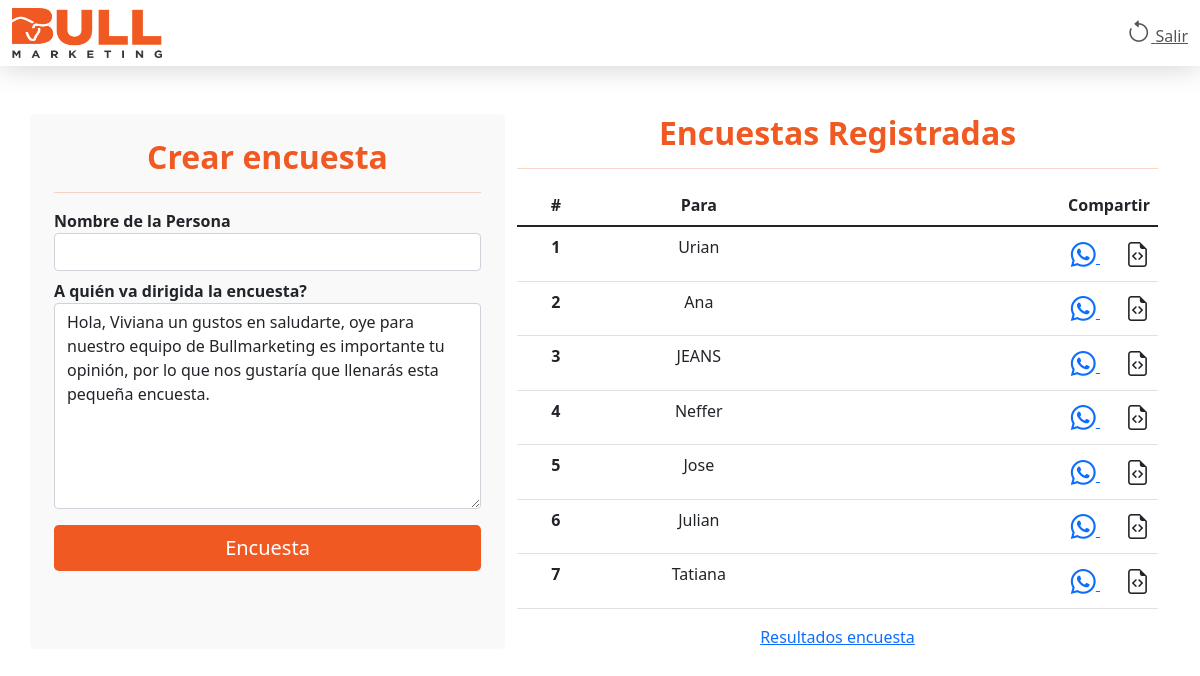
Page /home.php?a=1 (signed in) on the committed database.
### tables this page shows
CREATE TABLE `people_surveyed` (
  `id` int(11) NOT NULL,
  `name_people` varchar(250) NOT NULL,
  `saludo` text NOT NULL
);

### home.php (the view, shortened to what this page needs)
<?php
include('config.php');
if (isset($_SESSION['email']) != "") {
?>
<!doctype html>
<html lang="es">
  <head>
    <link href="https://cdn.jsdelivr.net/npm/bootstrap@5.1.1/dist/css/bootstrap.min.css" rel="stylesheet">
    <link rel="stylesheet" href="https://cdn.jsdelivr.net/npm/bootstrap-icons@1.8.3/font/bootstrap-icons.css">
  </head>
  <body>
<nav class="navbar navbar-light bg-light mb-5" style="background-color: #fff !important; box-shadow: 0 0 30px 0 rgb(0 0 0 / 20%);">
  <div class="container-fluid">
      <img src="assets/images/Logo-bull.png" alt="" width="150" height="50" class="d-inline-block align-text-top">
    <span>
      <a id="linkSalir" href="cerrar.php" style="color: #555;" title="Salir">
        <i class="bi bi-arrow-counterclockwise"></i>
        Salir
      </a>
  </span>
  </div>
</nav>
<div class="container">
  <div class="row text-center">
    <div class="col-md-5 p-md-4 mb-5" style="background-color: #f9f9f9; border-radius:5px;">
      <form action="create_persona_encuesta.php" method="POST">
        <h2 style="color: #f05a22; font-weight:800;">Crear encuesta <hr></h2>
        <div class="form-group mb-2">
          <label for="persona_encuestada" style="float:left;">
          <strong>
            Nombre de la Persona
          </strong>
          </label>
          <input type="text" name="name_people" class="form-control">
        </div>
        <div class="form-group">
          <label for="saludo" style="float:left;">
          <strong>
            A quién va dirigida la encuesta?
          </strong>
        </label>
          <textarea class="form-control" name="saludo" rows="8">Hola, Viviana un gustos en saludarte, oye para nuestro equipo de Bullmarketing es importante tu opinión, por lo que nos gustaría que llenarás esta pequeña encuesta.</textarea>
        </div>
        <button type="submit" class="btn btn-info btn-lg btn-block mt-3 btn-lg btnSpecial mb-5">Encuesta</button>
      </form>
    </div>
<?php
$sqlEncuestas = ("SELECT * FROM people_surveyed");
$queryEncuesta = mysqli_query($con, $sqlEncuestas);
?>
  <div class="col-md-7">
    <h2 style="color: #f05a22; font-weight:800;">Encuestas Registradas<hr></h2>
    <div class="table-responsive">
      <table class="table table-hover">
        <thead>
          <tr>
            <th>#</th>
            <th>Para</th>
            <th style="text-align:right;">Compartir</th>
          </tr>
        </thead>
        <tbody>
        <?php
        $a=1;
        while ($dataEncuesta = mysqli_fetch_array($queryEncuesta)) { ?>
          <tr>
            <th scope="row"><?php echo $a; ?></th>
            <td><?php echo $dataEncuesta['name_people']; ?></td>
            <td style="text-align:right;">
                <a href="https://api.whatsapp.com/send?phone=&text=Bullmarketing - link de encuesta: https://encuesta.bullmarketing.com.co/encuestaBullmarketing.php?id=<?php echo $dataEncuesta['id']; ?>" target="_blank" title="Compartir por WhtasApp" style="padding: 0px 25px;">
                  <i class="bi bi-whatsapp"></i>
                </a>
                <a onclick="copiarAlPortapapeles(this)" data-id="<?php echo $dataEncuesta['id']; ?>" rel="noopener" title="Copiar Link para compartir">
                    <i class="bi bi-file-earmark-code"></i>
                </a>
            </td>
          </tr>
        <?php $a ++; } ?>
        </tbody>
      </table>
    </div>
    <div class="col-md-12">
        <center>
            <a href="resultados.php" type="button">Resultados encuesta</button>
        </center>
    </div>
  </div>
  </div>
</div>
  </body>
</html>
<?php
} else { ?>
<script type="text/javascript">
    location.href="cerrar.php";
</script>
<?php }
?>

### home.php (style rules this page uses)
.bi-arrow-counterclockwise { font-size: 20px; font-weight: bold; }
.btnSpecial { width: 100%; background-color: #f05a22; color: #fff; border: none; }
.bi { font-size: 25px; }

### rows in the picture
people_surveyed: name_people "Urian"
people_surveyed: name_people "Ana"
people_surveyed: name_people "JEANS"
people_surveyed: name_people "Neffer"
people_surveyed: name_people "Jose"
people_surveyed: name_people "Julian"
people_surveyed: name_people "Tatiana"
